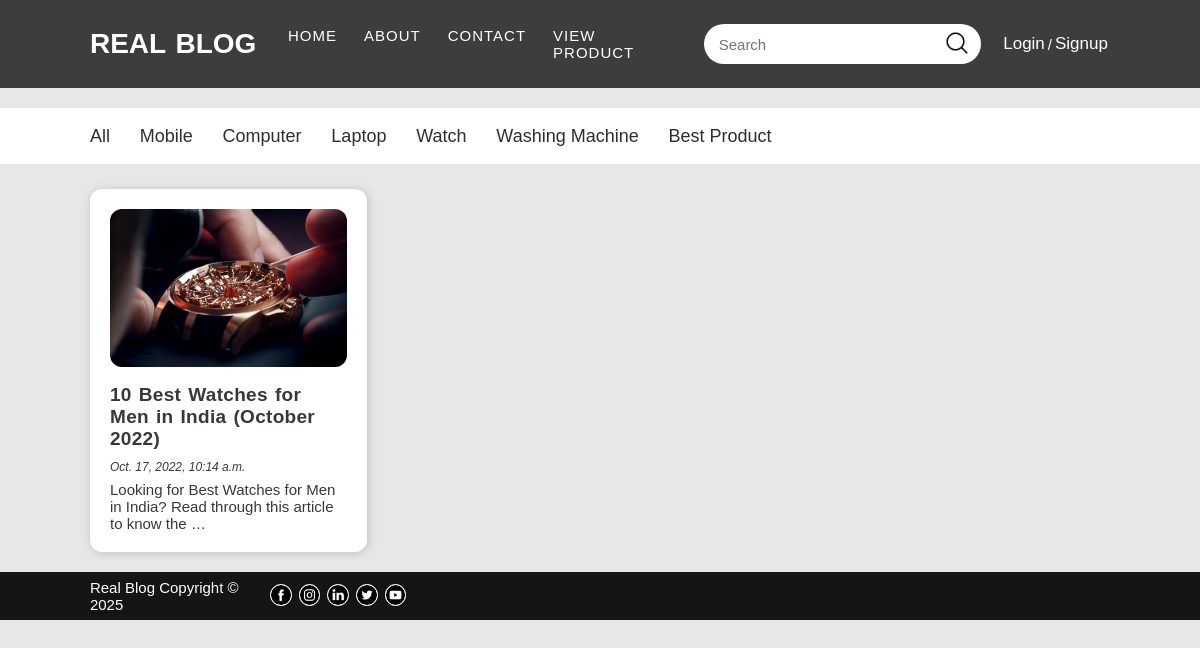
/subcategory/Watch/, run on the app's committed database.
### blog_app/models.py (models this page shows, shortened)
class Category(models.Model):
    title  = models.CharField(max_length=100)

class Post(models.Model):
    title = models.CharField(max_length=250)
    content = RichTextField(blank=True, null=True)
    category = models.ForeignKey(Category, on_delete=models.CASCADE)
    date = models.DateTimeField(auto_now_add=True, null=True)
    img = models.ImageField(upload_to='post_img/')

### blog_app/views.py (the view)
# urls.py: path('', views.HomeView.as_view(), name='home'),
class HomeView(View):
        def get(self, request, cat='All'):
            try:
                all_post = ''
                if cat == 'All':
                    all_post = Post.objects.order_by('?')[:20]
                else:
                    category_id = Category.objects.get(title=cat).id
                    all_post = Post.objects.filter(category=category_id)
                context = {
                    'all_post':all_post,
                    'latest_post':Post.objects.order_by('date').reverse()[:5],
                    'ctgry':print_category(),
                }
                return render(request, 'blog_app/home.html', context)
            except Exception as e:
                return redirect('/')

### blog_app/views.py (called while the page is built)
def print_category():
    return Category.objects.all()

### blog_app/templates/blog_app/home.html (shortened to what this page needs)
{% extends 'blog_app/base.html' %}
{% load static %}
{% block main %}
<section class="container">
    <div class="homeContainer">
        <div class="home_main">
            {% for post in all_post %}
                <div class="home">
                    <a href="{% url 'postdetail' post.id %}">
                        <div class="homediv2">
                            <div class="home-img">
                                <img src="{{post.img.url}}" alt="Image">
                            </div>
                            <div class="home-inner">
                                <h1>{{post.title}}</h1>
                                <p class="date">{{post.date}}</p>
                                <p>{{post.content|safe|truncatewords:15}}</p>
                            </div>
                        </div>
                    </a>
                </div>
            {% endfor %}
        </div>
    </div>
</section>
{% endblock main %}

### blog_app/templates/blog_app/subnav.html
<nav class="subnavbar subnavbar3" id="subnavbar">
    <div class="container subnavbar-inner">
        <a href="{% url 'subcategory' 'All' %}">All</a>
        {% for cat in ctgry %}
        <a href="{% url 'subcategory' cat.title %}">{{cat.title|capfirst}}</a>
        {% endfor %}
    </div>
</nav>

### blog_app/static/blog_app/css/style.css (style rules this page uses)
* { margin: 0; padding: 0; box-sizing: border-box; }
html { font-size: 62.5%; font-family: sans-serif; background-color: rgb(231, 231, 231); }
a { text-decoration: none; }
.container { width: 85vw; margin: auto; }
.subnavbar { width: 99.99%; height: 7vh; background-color: #fff; margin-top: 2em; line-height: 7vh; }
.subnavbar a { font-size: 1.8rem; font-weight: 400; margin-right: 1.5em; color: rgb(48, 45, 45); }
.homeContainer { width: 100%; display: flex; justify-content: space-between; margin-top: 2.5em; }
.home_main { display: flex; flex-wrap: wrap; max-width: 100%; justify-content: space-between; }
.home { max-width: 32%; max-height: auto; background-color: #fff; padding: 2em; border-radius: 1.2rem; margin-bottom: 2em; box-shadow: .1rem .1rem 1rem rgb(192, 190, 190); }
.home p { font-size: 1.5rem; margin-top: 0.5em; color: rgb(59, 55, 55); }
.home h1 { font-size: 1.9rem; margin: 0.8em 0 0.5em 0; word-spacing: 1.5px; letter-spacing: 0.3px; color: rgb(59, 55, 55); }
.home .date { font-size: 1.2em; font-style: italic; }
.home img { width: 100%; height: 48%; border-radius: 1.2rem; object-fit: cover; background-repeat: no-repeat; }

### data on the page
Category: title "Mobile"
Category: title "Computer"
Category: title "Laptop"
Category: title "Watch"
Category: title "Washing Machine"
Category: title "Best Product"
Post: img (picture), title "10 Best Watches for Men in India (October 2022)", date "Oct. 17, 2022, 10:14 a.m.", content "Looking for Best Watches for Men in India? Read through this article to know the …"
